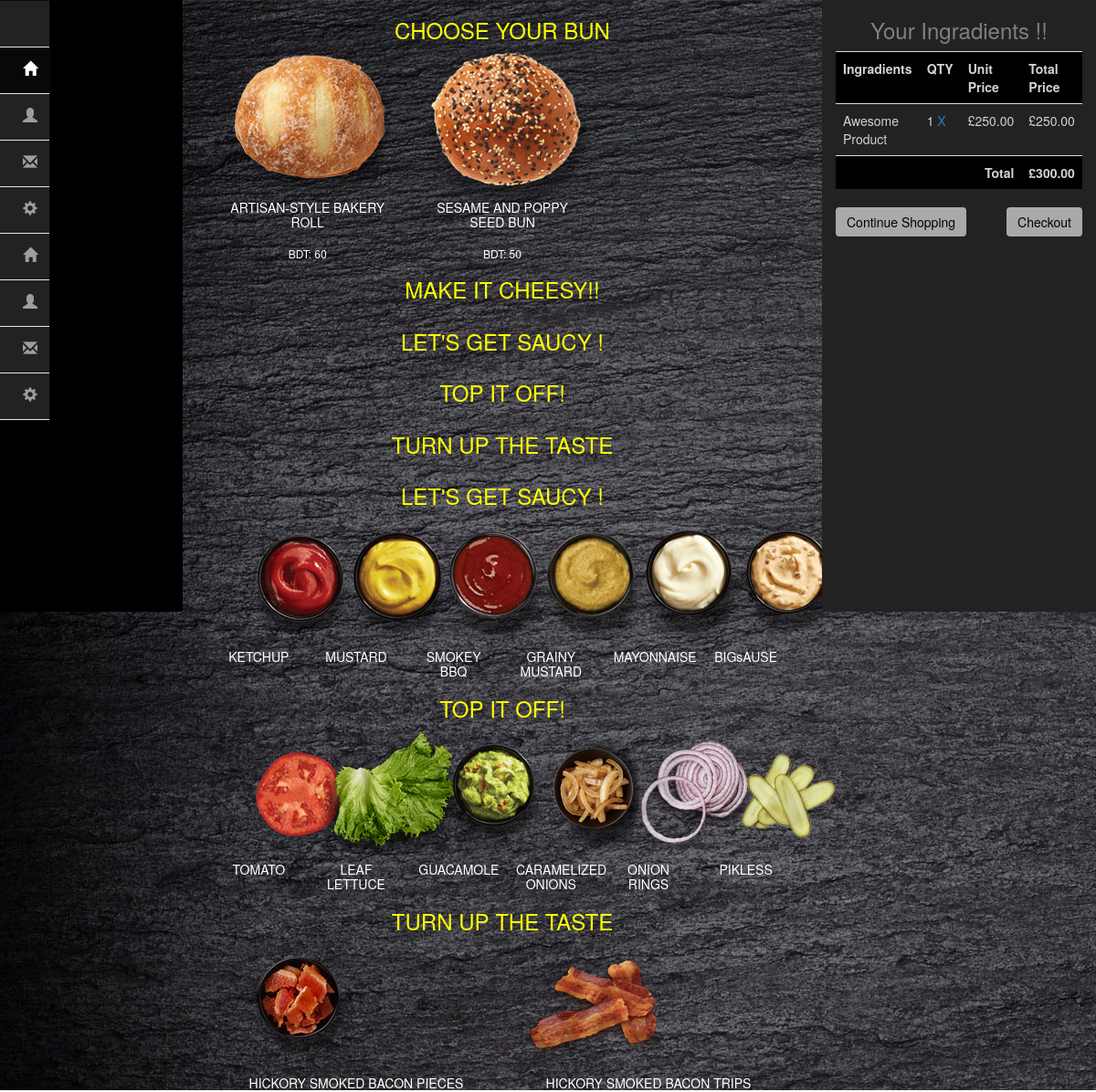
Before: /main/mainpage.php with the older database file.
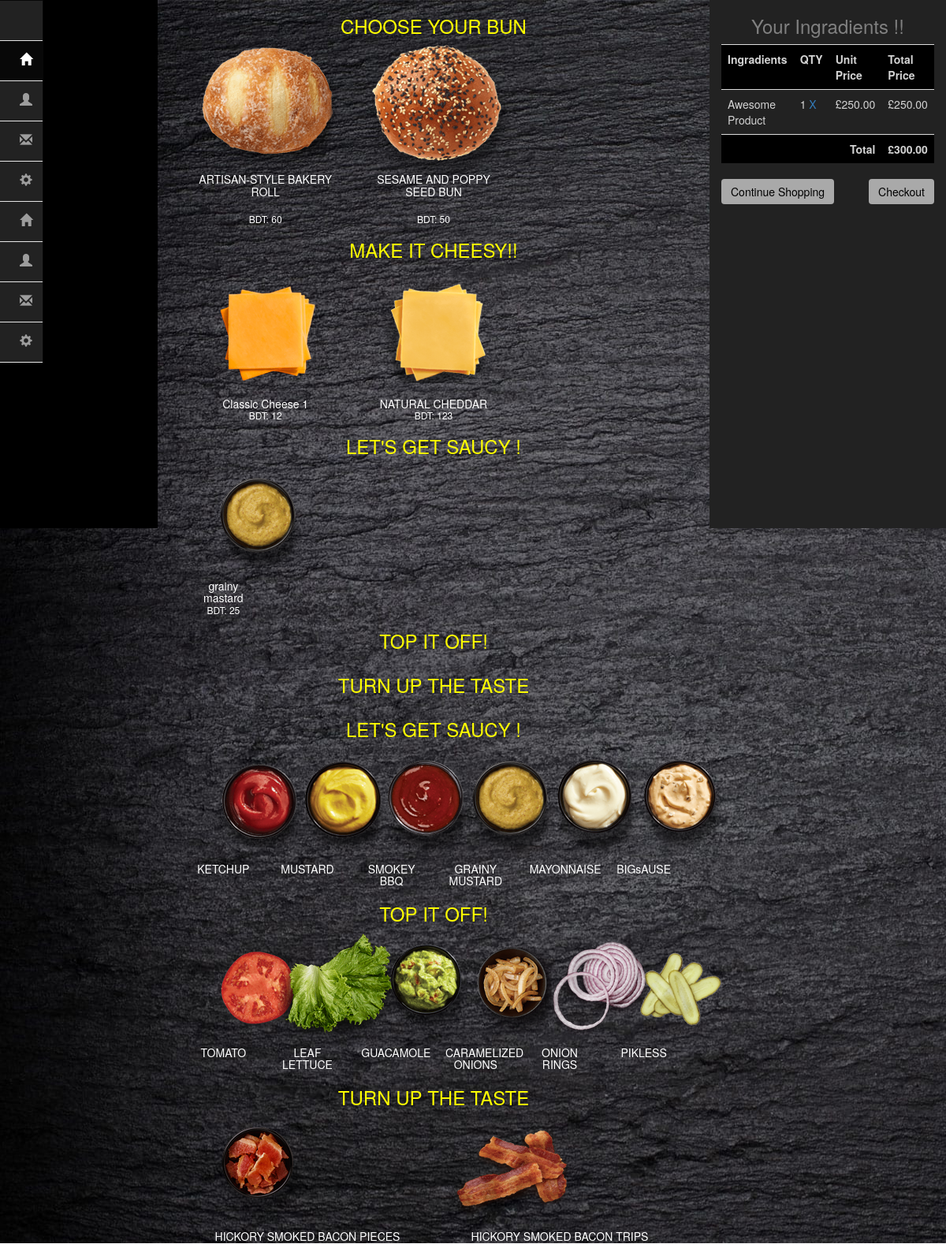
After: the same page with the newer database file.
### tables this page shows
CREATE TABLE `item` (
  `Name` varchar(255) NOT NULL,
  `catagory` varchar(255) NOT NULL,
  `price` varchar(255) NOT NULL,
  `quantity` int(11) NOT NULL,
  `I_ID` int(11) NOT NULL,
  `image` mediumblob NOT NULL,
  `image_dir` varchar(255) NOT NULL
);

### main/mainpage.php (the view, shortened to what this page needs)
<?php
    include_once 'db.php';
    $sql="SELECT * FROM `item` WHERE `catagory`='bun'";
    $result = $con->query($sql);
    $num_result = $result->num_rows;
    if ($num_result > 0) {
        while ($rows = $result->fetch_assoc()) {
            $data_bun[] = $rows;
        }
    }
    $sql="SELECT * FROM `item` WHERE `catagory`='cheese'";
    $result = $con->query($sql);
    $num_result = $result->num_rows;
    if ($num_result > 0) {
        while ($rows = $result->fetch_assoc()) {
            $data_cheese[] = $rows;
        }
    }
    $sql="SELECT * FROM `item` WHERE `catagory`='sause'";
    $result = $con->query($sql);
    $num_result = $result->num_rows;
    if ($num_result > 0) {
        while ($rows = $result->fetch_assoc()) {
            $data_sause[] = $rows;
        }
    }
?>
<!DOCTYPE html>
<html lang="en">
<head>
	<link rel="stylesheet" href="https://maxcdn.bootstrapcdn.com/bootstrap/3.3.7/css/bootstrap.min.css">
	<link rel="stylesheet" type="text/css" href="sidenav.css">
	<link rel="stylesheet" type="text/css" href="mainpage.css">
	<link rel="stylesheet" type="text/css" href="cart.css">
</head>
<body>
	<div class="container-fluid" id="container" >
		<div class="row" style="background-image: url('back.jpg');">
			<div class="col-md-2" style="background-color:black; position:fixed-left; min-height: 670px;"><nav class="navbar navbar-inverse sidebar" role="navigation" class="container-fluid">
				<div class="container-fluid">
					<div class="navbar-header">
						<a class="navbar-brand" href="#">Brand</a>
					</div>
					<div class="collapse navbar-collapse" id="bs-sidebar-navbar-collapse-1">
						<ul class="nav navbar-nav">
							<li class="active"><a href="#">Home<span style="font-size:16px;" class="pull-right hidden-xs showopacity glyphicon glyphicon-home"></span></a></li>
							<li ><a href="#">Profile<span style="font-size:16px;" class="pull-right hidden-xs showopacity glyphicon glyphicon-user"></span></a></li>
							<li ><a href="#">Messages<span style="font-size:16px;" class="pull-right hidden-xs showopacity glyphicon glyphicon-envelope"></span></a></li>
							<li class="dropdown">
								<a href="#" class="dropdown-toggle" data-toggle="dropdown">Settings <span class="caret"></span><span style="font-size:16px;" class="pull-right hidden-xs showopacity glyphicon glyphicon-cog"></span></a>
							</li>
							<li><a href="#">Home<span style="font-size:16px;" class="pull-right hidden-xs showopacity glyphicon glyphicon-home"></span></a></li>
							<li ><a href="#">Profile<span style="font-size:16px;" class="pull-right hidden-xs showopacity glyphicon glyphicon-user"></span></a></li>
							<li ><a href="#">Messages<span style="font-size:16px;" class="pull-right hidden-xs showopacity glyphicon glyphicon-envelope"></span></a></li>
							<li class="dropdown">
								<a href="#" class="dropdown-toggle" data-toggle="dropdown">Settings <span class="caret"></span><span style="font-size:16px;" class="pull-right hidden-xs showopacity glyphicon glyphicon-cog"></span></a>
							</li>
						</ul>
					</div>
				</div>
			</nav>
			</div>
			<div class="col-md-7" >
				<div class="col-md-12">
                    <h3 >CHOOSE YOUR BUN </h3>
                    <?php
                    if ($data_bun != null):
                        foreach ($data_bun as $value):
                            $value_id=$value['I_ID'];
                            $value_name=$value['Name'];
                            $value_price=$value['price'];
                            ?>
                            <div class="col-md-4" onclick="addToCart('<?php echo $value_id; ?>','<?php echo $value_name; ?>','<?php echo $value_price; ?>')">
                                <img src="<?= $value['image_dir']; ?>">
                                <br>
                                <h5><?php echo $value['Name']; ?></h5>
                                <br>
                                <h6 style="color: white;text-align: center;margin: auto;">BDT: <?php echo $value['price']; ?></h6>
                            </div>
                            <?php
                        endforeach;
                    endif;
                    ?>
                </div>
                <div class="col-md-12">
                    <h3 >MAKE IT CHEESY!! </h3>
                    <?php
                    if ($data_cheese != null):
                        foreach ($data_cheese as $value):
                            ?>
                            <div class="col-md-4">
                                <img src="<?= $value['image_dir']; ?>"><br><h5><?php echo $value['Name']; ?></h5>
                                <h6 style="color: white;text-align: center;margin: auto;">BDT: <?php echo $value['price']; ?></h6>
                            </div>
                            <?php
                        endforeach;
                    endif;
                    ?>
                </div>
                <div class="col-md-12">
                    <h3 >LET'S GET SAUCY !</h3>
                    <?php
                    if ($data_sause != null):
                        foreach ($data_sause as $value):
                            ?>
                            <div class="col-md-2">
                                <img src="<?= $value['image_dir']; ?>"><br><h5><?php echo $value['Name']; ?></h5>
                                <h6 style="color: white;text-align: center;margin: auto;">BDT: <?php echo $value['price']; ?></h6>
                            </div>
                            <?php
                        endforeach;
                    endif;
                    ?>
                </div>
                <div class="col-md-12">
                    <h3 >TOP IT OFF! </h3>
                </div>
                <div class="col-md-12">
                    <h3 >TURN UP THE TASTE</h3>
                </div>
				<div class="col-md-12">
				<h3 >LET'S GET SAUCY !</h3>
				<div class="col-md-2">
					<img src="ketchup.png"><br><h5>KETCHUP</h5>
				</div>
				<div class="col-md-2">
					<img src="mustard.png"><br><h5>MUSTARD</h5>
				</div>
				<div class="col-md-2" >
					<img src="smokeybbq.png"><br><h5>SMOKEY BBQ</h5>
				</div>
				<div class="col-md-2" >
					<img src="grainy-mustard.png"><br><h5>GRAINY MUSTARD</h5>
				</div>
				<div class="col-md-2" >
					<img src="mayonnaise.png"><br><h5>MAYONNAISE</h5>
				</div>
				<div class="col-md-2" >
					<img src="big-mac.png"><br><h5>BIGsAUSE</h5>
				</div>
				</div>
				<div class="col-md-12">
				<h3 >TOP IT OFF!</h3>
				<div class="col-md-2">
					<img src="tomato.png"><br><h5>TOMATO</h5>
				</div>
				<div class="col-md-2">
					<img src="leaf-lettuce.png"><br><h5>LEAF LETTUCE</h5>
				</div>
				<div class="col-md-2" >
					<img src="guacamole.png"><br><h5>GUACAMOLE</h5>
				</div>
				<div class="col-md-2" >
					<img src="cara.png"><br><h5>CARAMELIZED ONIONS</h5>
				</div>
				<div class="col-md-2" >
					<img src="red-onion.png"><br><h5>ONION RINGS</h5>
				</div>
				<div class="col-md-2" >
					<img src="pickles.png"><br><h5>PIKLESS</h5>
				</div>
				</div>
				<div class="col-md-12">
				<h3 >TURN UP THE TASTE  </h3>
				<div class="col-md-6">
					<img src="bacon.png"><br><h5>HICKORY SMOKED BACON PIECES</h5>
				</div>
				<div class="col-md-6" >
					<img src="baconstrip.png"><br><h5>HICKORY SMOKED BACON TRIPS</h5>
				</div>
				</div>
			</div>
			<div class="col-md-3 " style="background-color:#222222; min-height:670px; ">
					<h3 style="color: gray; text-align:  center;">Your Ingradients !!</h3>
					<table class="table table-striped table-hover " id="cart_table" style="color:lightgray; background-color: #414045; ">
						<tbody>
							<tr  style="background-color: black">
								<th>Ingradients</th>
								<th >QTY</th>
								<th >Unit Price</th>
								<th >Total Price</th>
							</tr>
							<tr style="background-color: #222222;">
								<td >Awesome Product</td>
								<td>1 <a href="#">X</a></td>
								<td >£250.00</td>
								<td >£250.00</td>
							</tr>
							<tr id="grandTotal" style="background-color: black">
								<th colspan="3" ><span class="pull-right">Total</span></th>
								<th id="grandTotalBox" >£300.00</th>
							</tr>
						</tbody>
					</table>
					<a onclick="onCheckOut()" class="pull-right btn btn-success" style="background-color: darkgray; border:0px; color: black; ">Checkout</a>
					<a href="#" class="btn btn-primary" style="background-color: darkgray; border:0px; color: black; ">Continue Shopping</a>
			</div>
		</div>
	</div>
</body>
</html>

### main/sidenav.css (style rules this page uses)
body,html { height: 100%; }
nav.sidebar.navbar { border-radius: 0px; }
nav.sidebar, .main { -webkit-transition: margin 200ms ease-out; -moz-transition: margin 200ms ease-out; -o-transition: margin 200ms ease-out; transition: margin 200ms ease-out; }
@media (min-width: 768px) { nav.sidebar.navbar.sidebar>.container .navbar-brand, .navbar>.container-fluid .navbar-brand { margin-left: 0px; } }
@media (min-width: 768px) { nav.sidebar .navbar-brand, nav.sidebar .navbar-header { text-align: center; width: 100%; margin-left: 0px; } }
@media (min-width: 768px) { nav.sidebar a { padding-right: 13px; } }
@media (min-width: 768px) { nav.sidebar .navbar-nav > li:first-child { border-top: 1px #e5e5e5 solid; } }
@media (min-width: 768px) { nav.sidebar .navbar-nav > li { border-bottom: 1px #e5e5e5 solid; } }
@media (min-width: 768px) { nav.sidebar .navbar-collapse, nav.sidebar .container-fluid { padding: 0 0px 0 0px; } }
@media (min-width: 768px) { nav.sidebar { width: 200px; height: 100%; margin-left: -160px; float: left; z-index: 8000; margin-bottom: 0px; } }
@media (min-width: 768px) { nav.sidebar li { width: 100%; } }

### main/mainpage.css (style rules this page uses)
h6 { color: white; text-align: center; margin: auto; }
h3 { color: yellow; text-align: center; font-weight: 500; }
h5 { color: white; text-align: center; margin: auto; }
img { margin: auto; }

Changed rows visible on the page:
added item: image_dir (picture), Name "Classic Cheese 1", price "12", shown under "MAKE IT CHEESY!!"
added item: image_dir (picture), Name "NATURAL CHEDDAR", price "123", shown under "MAKE IT CHEESY!!"
added item: image_dir (picture), Name "grainy mastard", price "25", shown under "LET'S GET SAUCY !"
